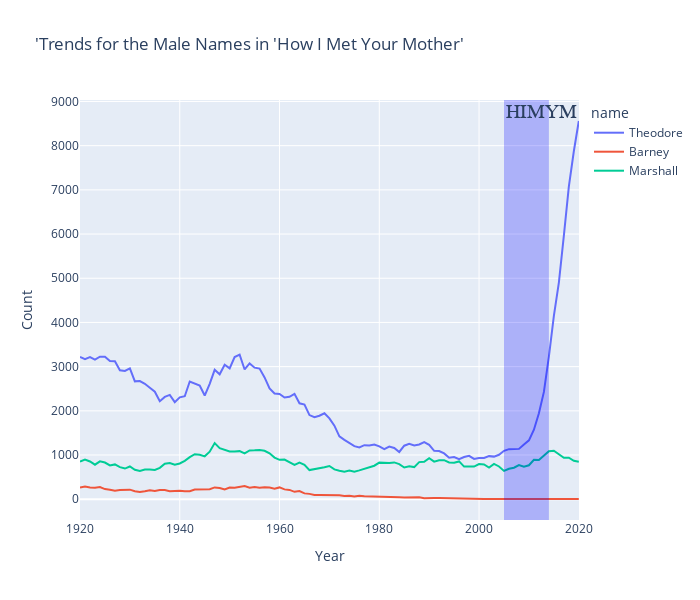

The cell this chart's notebook holds for it:
### Markdown cell above
Additional EDA Post Modeling

### Code cell
names = ["Theodore", "Marshall", "Barney"]
mask_names=males["name"].isin(names)
df=males[mask_names]["1920":"2020"]


fig = px.line(df, x=df.index, y="count", color="name", title = "'Trends for the Male Names in 'How I Met Your Mother'")
fig.add_vrect(x0="2005", x1="2014", annotation_text="HIMYM", annotation_position="top left",
              annotation=dict(font_size=20, font_family="Times New Roman"),
              fillcolor="blue", opacity=0.25, line_width=0)
fig.update_layout(width = 700, height=600, xaxis = dict(title = 'Year', showticklabels=True), yaxis=dict(title="Count" , showticklabels=True))
